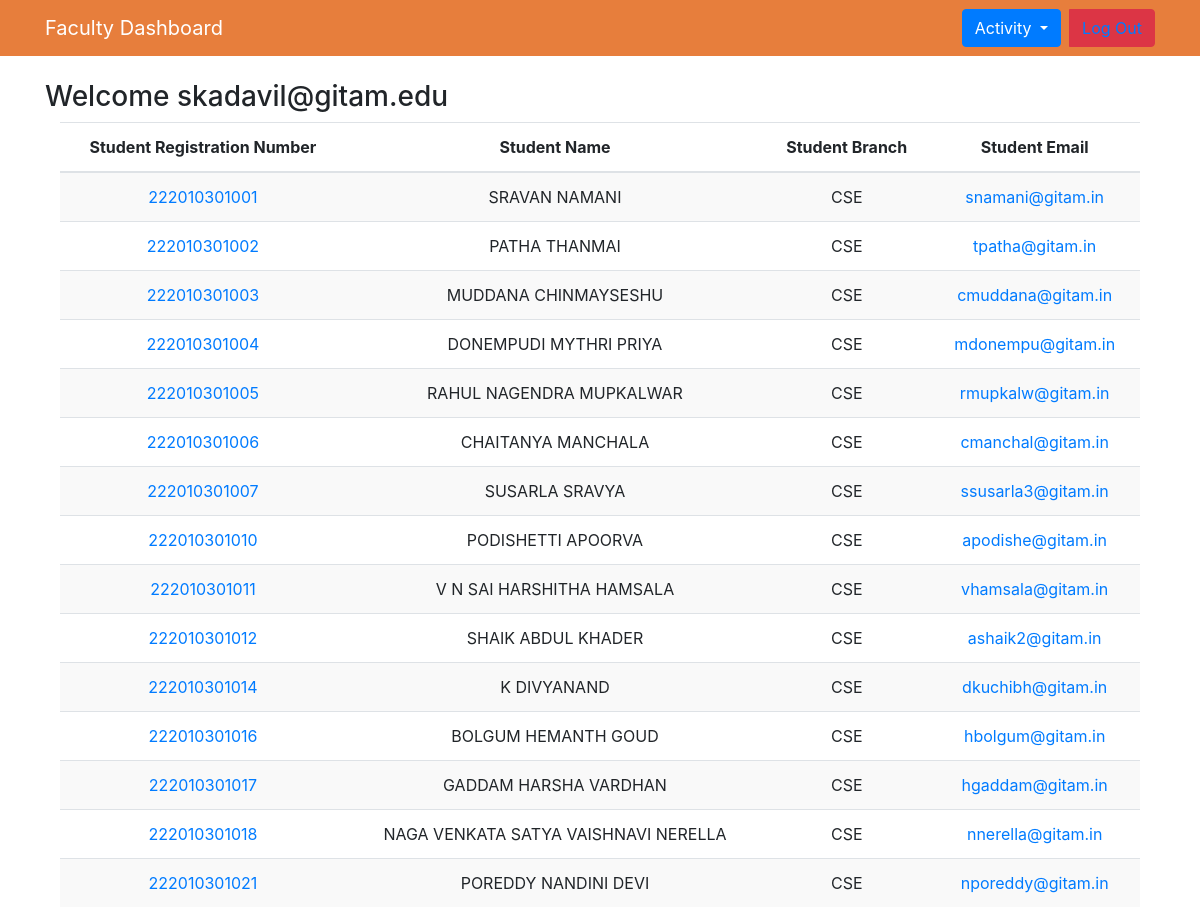
Screenshot of /faculty_dashboard/ (signed in) with the database file from the repository.
### Intern_Portal/models.py (models this page shows)
class StudentFacultyMapping(models.Model):
    student_registration_number = models.CharField(max_length=20)
    student_name = models.CharField(max_length=100)
    student_branch = models.CharField(max_length=50)
    student_email = models.EmailField()
    faculty_name = models.CharField(max_length=100)
    faculty_email = models.EmailField()
    faculty_phone = models.CharField(max_length=20)
    def __str__(self):
        return f"{self.student_name} - {self.faculty_name}"

### Intern_Portal/views.py (the view)
# urls.py: path('faculty_dashboard/', views.faculty_dashboard, name='faculty_dashboard'),
def faculty_dashboard(request):
    email = request.session.get('email')
    print(email)
    faculty_mappings = StudentFacultyMapping.objects.filter(faculty_email=email)
    print(faculty_mappings)
    return render(request, 'faculty_dashboard.html', {'faculty_mappings': faculty_mappings, 'email': email})

### Intern_Portal/Templates/faculty_dashboard.html (shortened to what this page needs)
<!DOCTYPE html>
<html lang="en">
  <head>
    <link
      rel="stylesheet"
      href="https://maxcdn.bootstrapcdn.com/bootstrap/4.5.2/css/bootstrap.min.css"
    />
  </head>
  <body>
    <nav class="navbar navbar-expand-lg custom-navbar">
      <div class="container">
        <a class="navbar-brand" href="#">Faculty Dashboard</a>
        <div class="ml-auto">
          <div class="btn-group">
            <button
              type="button"
              class="btn btn-primary dropdown-toggle activity-button"
              data-toggle="dropdown"
            >
              Activity
            </button>
            &nbsp;&nbsp;<button class="btn btn-danger">
              <a href="{% url 'main_dashboard' %}">Log Out</a>
            </button>
          </div>
        </div>
      </div>
    </nav>
    <div class="container mt-4">
      <h3 id="welcome-text">Welcome {{ email }}</h3>
      <div class="container">
        <table class="table table-striped">
          <thead>
            <tr>
              <th>Student Registration Number</th>
              <th>Student Name</th>
              <th>Student Branch</th>
              <th>Student Email</th>
            </tr>
          </thead>
          <tbody>
            {% for mapping in faculty_mappings %}
            <tr>
              <td>
                <a
                  href="{% url 'faculty_activities' roll_number=mapping.student_registration_number %}"
                  >{{ mapping.student_registration_number }}</a
                >
              </td>
              <td>{{ mapping.student_name }}</td>
              <td>{{ mapping.student_branch }}</td>
              <td>
                <a
                  href="https://mail.google.com/mail/?view=cm&fs=1&to={{ mapping.student_email }}"
                  target="_blank"
                  >{{ mapping.student_email }}</a
                >
              </td>
            </tr>
            {% endfor %}
          </tbody>
        </table>
      </div>
    </div>
  </body>
</html>

### Intern_Portal/Templates/faculty_dashboard.html (style rules this page uses)
:root { --main-orange: #e77e3c; --light-orange: #ffd700; --dark-orange: #ff8c00; }
.custom-navbar { background-color: var(--main-orange); }
.custom-navbar .navbar-brand, .custom-navbar .navbar-nav .nav-link { color: #fff; }
#welcome-text { opacity: 0; transform: translateY(-20px); transition: opacity 0.5s ease-in-out, transform 0.5s ease-in-out; }
.table th, .table td { vertical-align: middle; text-align: center; }
.table tbody tr:nth-child(odd) { background-color: #f9f9f9; }

### rows the page displays
StudentFacultyMapping: student_registration_number "222010301001", student_name "SRAVAN NAMANI", student_branch "CSE", student_email "snamani@gitam.in"
StudentFacultyMapping: student_registration_number "222010301002", student_name "PATHA THANMAI", student_branch "CSE", student_email "tpatha@gitam.in"
StudentFacultyMapping: student_registration_number "222010301003", student_name "MUDDANA CHINMAYSESHU", student_branch "CSE", student_email "cmuddana@gitam.in"
StudentFacultyMapping: student_registration_number "222010301004", student_name "DONEMPUDI MYTHRI PRIYA", student_branch "CSE", student_email "mdonempu@gitam.in"
StudentFacultyMapping: student_registration_number "222010301005", student_name "RAHUL NAGENDRA MUPKALWAR", student_branch "CSE", student_email "rmupkalw@gitam.in"
StudentFacultyMapping: student_registration_number "222010301006", student_name "CHAITANYA MANCHALA", student_branch "CSE", student_email "cmanchal@gitam.in"
StudentFacultyMapping: student_registration_number "222010301007", student_name "SUSARLA SRAVYA", student_branch "CSE", student_email "ssusarla3@gitam.in"
StudentFacultyMapping: student_registration_number "222010301010", student_name "PODISHETTI APOORVA", student_branch "CSE", student_email "apodishe@gitam.in"
StudentFacultyMapping: student_registration_number "222010301011", student_name "V N SAI HARSHITHA HAMSALA", student_branch "CSE", student_email "vhamsala@gitam.in"
StudentFacultyMapping: student_registration_number "222010301012", student_name "SHAIK ABDUL KHADER", student_branch "CSE", student_email "ashaik2@gitam.in"
StudentFacultyMapping: student_registration_number "222010301014", student_name "K DIVYANAND", student_branch "CSE", student_email "dkuchibh@gitam.in"
StudentFacultyMapping: student_registration_number "222010301016", student_name "BOLGUM HEMANTH GOUD", student_branch "CSE", student_email "hbolgum@gitam.in"
StudentFacultyMapping: student_registration_number "222010301017", student_name "GADDAM HARSHA VARDHAN", student_branch "CSE", student_email "hgaddam@gitam.in"
StudentFacultyMapping: student_registration_number "222010301018", student_name "NAGA VENKATA SATYA VAISHNAVI NERELLA", student_branch "CSE", student_email "nnerella@gitam.in"
StudentFacultyMapping: student_registration_number "222010301021", student_name "POREDDY NANDINI DEVI", student_branch "CSE", student_email "nporeddy@gitam.in"

### other values shown
{{ email }} "skadavil@gitam.edu"
